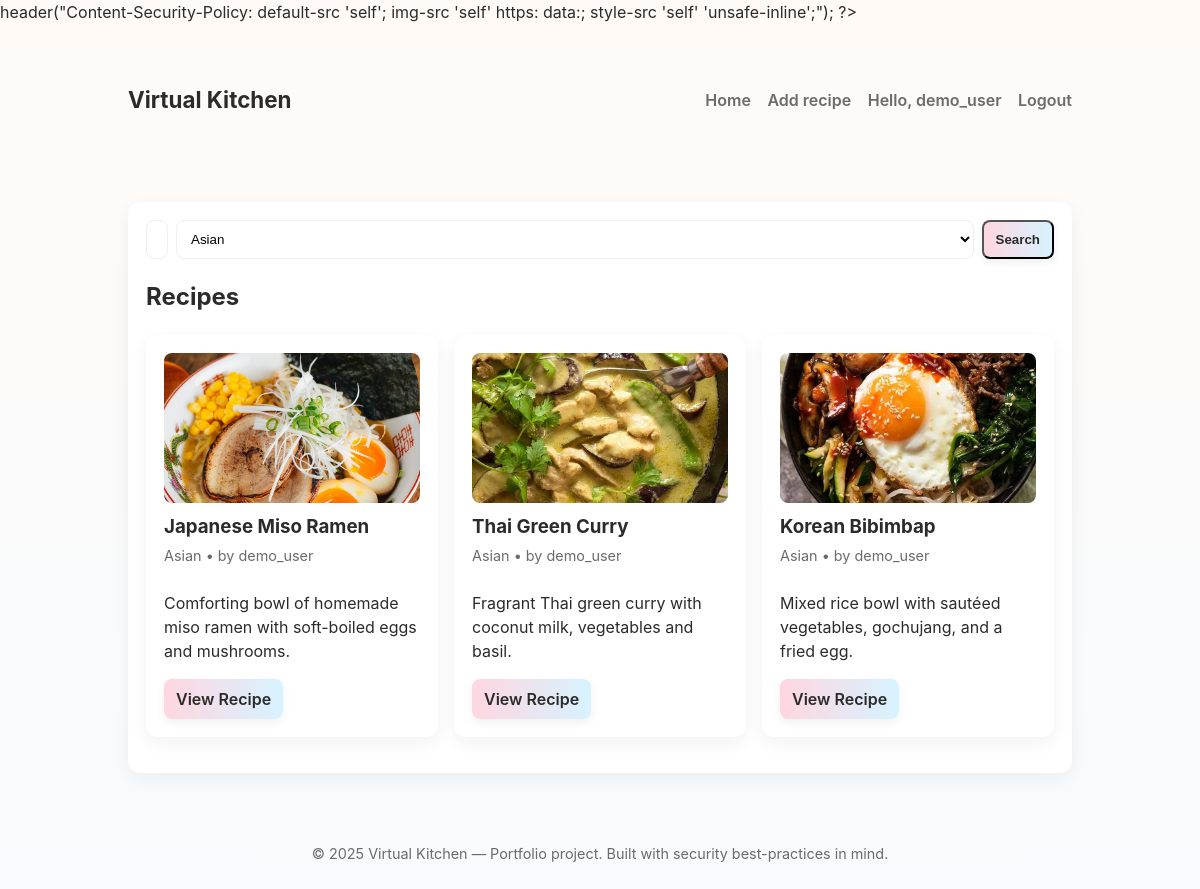
/index.php?type=Asian (signed in), run on the app's committed database.
### tables this page shows
CREATE TABLE users (
  uid INT AUTO_INCREMENT PRIMARY KEY,
  username VARCHAR(50) NOT NULL UNIQUE,
  password VARCHAR(255) NOT NULL,
  email VARCHAR(150) NOT NULL UNIQUE,
  created_at TIMESTAMP DEFAULT CURRENT_TIMESTAMP
);

CREATE TABLE recipes (
  rid INT AUTO_INCREMENT PRIMARY KEY,
  name VARCHAR(150) NOT NULL,
  description VARCHAR(500) NOT NULL,
  type ENUM('French','Italian','Chinese','Indian','Mexican','others','Asian') NOT NULL DEFAULT 'others',
  cookingtime INT NOT NULL,
  ingredients TEXT NOT NULL,
  instructions TEXT NOT NULL,
  image VARCHAR(255) DEFAULT NULL,
  uid INT NOT NULL,
  created_at TIMESTAMP DEFAULT CURRENT_TIMESTAMP,
  FOREIGN KEY (uid) REFERENCES users(uid) ON DELETE CASCADE
);

### inc/functions.php (called while the page is built, shortened)
<?php
require_once __DIR__ . '/config.php';
function e(string $s): string {
    return htmlspecialchars($s, ENT_QUOTES | ENT_SUBSTITUTE, 'UTF-8');
}
function db(): PDO {
    global $pdo;
    return $pdo;
}
function currentUser(): ?array {
    $pdo = db();
    $stmt = $pdo->prepare('SELECT uid, username, email FROM users WHERE uid = :uid');
    $stmt->execute(['uid' => $_SESSION['user_id']]);
    return $stmt->fetch() ?: null;
}

### index.php (the view, shortened to what this page needs)
<?php
require_once __DIR__ . '/inc/header.php';
$pdo = db();
$q = trim($_GET['q'] ?? '');
$type = $_GET['type'] ?? '';
$sql = 'SELECT r.rid, r.name, r.description, r.type, r.image, u.username
        FROM recipes r JOIN users u ON r.uid = u.uid';
$conditions = [];
$params = [];
if ($type !== '') {
    $conditions[] = 'r.type = :type';
    $params['type'] = $type;
}
if ($conditions) {
    $sql .= ' WHERE ' . implode(' AND ', $conditions);
}
$sql .= ' ORDER BY r.created_at DESC LIMIT 100';
$stmt = $pdo->prepare($sql);
$stmt->execute($params);
$recipes = $stmt->fetchAll();
?>
<div class="card">
  <form class="search-bar" method="get" action="index.php">
    <input type="text" name="q" placeholder="Search by name, ingredient or description..." value="<?= e($q) ?>">
    <select name="type">
      <option value="Asian" <?= $type === 'Asian' ? 'selected' : '' ?>>Asian</option>
    </select>
    <button class="btn" type="submit">Search</button>
  </form>
  <h2>Recipes</h2>
  <?php if (empty($recipes)): ?>
    <p class="small">No recipes match that search. Try browsing all recipes.</p>
  <?php else: ?>
    <div class="grid">
      <?php foreach ($recipes as $r): ?>
        <div class="card recipe-card">
          <?php if ($r['image'] && file_exists(__DIR__ . '/uploads/' . $r['image'])): ?>
            <img src="/uploads/<?= e($r['image']) ?>" alt="<?= e($r['name']) ?>">
          <?php else: ?>
            <img src="https://via.placeholder.com/600x300?text=Recipe" alt="placeholder">
          <?php endif; ?>
          <h3><?= e($r['name']) ?></h3>
          <div class="recipe-meta"><?= e($r['type']) ?> • by <?= e($r['username']) ?></div>
          <p><?= e(strlen($r['description']) > 140 ? substr($r['description'],0,137).'...' : $r['description']) ?></p>
          <div style="margin-top:auto;"><a class="btn" href="/view.php?rid=<?= intval($r['rid']) ?>">View Recipe</a></div>
        </div>
      <?php endforeach; ?>
    </div>
  <?php endif; ?>
</div>
<?php require_once __DIR__ . '/inc/footer.php'; ?>

### inc/header.php (shortened to what this page needs)
<?php
require_once __DIR__ . '/functions.php';
$user = currentUser();
?>
<!doctype html>
<html lang="en">
<head>
  <link rel="stylesheet" href="/css/styles.css">
</head>
<body>
  <header class="site-header">
    <div class="container header-inner">
      <h1 class="site-title"><a href="/index.php">Virtual Kitchen</a></h1>
      <nav class="site-nav">
        <a href="/index.php">Home</a>
        <?php if ($user): ?>
          <a href="/add_recipe.php">Add recipe</a>
          <span class="muted">Hello, <?= e($user['username']) ?></span>
          <a href="/logout.php">Logout</a>
        <?php else: ?>
          <a href="/register.php">Register</a>
          <a href="/login.php">Login</a>
        <?php endif; ?>
      </nav>
    </div>
  </header>
  <main class="container">

### css/styles.css (style rules this page uses)
:root { --bg: #fffaf6; --card: #fff; --accent: #ffd6e0; --muted: #6b6b6b; --text: #2b2b2b; --shadow: rgba(28,28,28,0.06); --glass: rgba(255,255,255,0.7); }
* { box-sizing:border-box }
body { font-family: Inter, ui-sans-serif, system-ui, -apple-system, "Segoe UI", Roboto, "Helvetica Neue", Arial; background: linear-gradient(180deg, #fffaf6 0%, #f7fbff 100%); color:var(--text); margin:0; line-height:1.5; }
.container { max-width:980px;margin:26px auto;padding:0 18px; }
.site-header { background:transparent;padding:12px 0; }
.header-inner { display:flex;align-items:center;justify-content:space-between; }
.site-title a { color:var(--text);text-decoration:none;font-size:1.4rem;font-weight:700; }
.site-nav a { margin-left:12px;color:var(--muted);text-decoration:none;font-weight:600; }
.site-nav .muted { margin-left:12px;color:var(--muted);font-weight:600; }
.card { background:var(--card); border-radius:12px; box-shadow:0 6px 18px var(--shadow); padding:18px; margin-bottom:18px; }
.grid { display:grid;grid-template-columns:repeat(auto-fit,minmax(260px,1fr));gap:16px; }
.recipe-card { display:flex;flex-direction:column;min-height:220px; }
.recipe-card img { width:100%;height:150px;object-fit:cover;border-radius:8px; }
.recipe-card h3 { margin:10px 0 4px 0; }
.recipe-meta { font-size:0.9rem;color:var(--muted);margin-bottom:8px; }
.btn { display:inline-block;padding:8px 12px;border-radius:8px;text-decoration:none;font-weight:600; background:linear-gradient(90deg,#ffd6e0,#d6f3ff);color:var(--text); box-shadow:0 4px 10px rgba(0,0,0,0.06); }
input[type="text"], input[type="email"], input[type="number"], textarea, select { width:100%;padding:10px;border-radius:8px;border:1px solid #eee;background:var(--glass); }
.search-bar { display:flex;gap:8px;margin-bottom:18px }
.search-bar input { flex:1 }

### data on the page
users: username "demo_user"
recipes: image (picture), name "Japanese Miso Ramen", type "Asian", uid.username "demo_user", description "Comforting bowl of homemade miso ramen with soft-boiled eggs and mushrooms."
recipes: image (picture), name "Thai Green Curry", type "Asian", uid.username "demo_user", description "Fragrant Thai green curry with coconut milk, vegetables and basil."
recipes: image (picture), name "Korean Bibimbap", type "Asian", uid.username "demo_user", description "Mixed rice bowl with sautéed vegetables, gochujang, and a fried egg."
